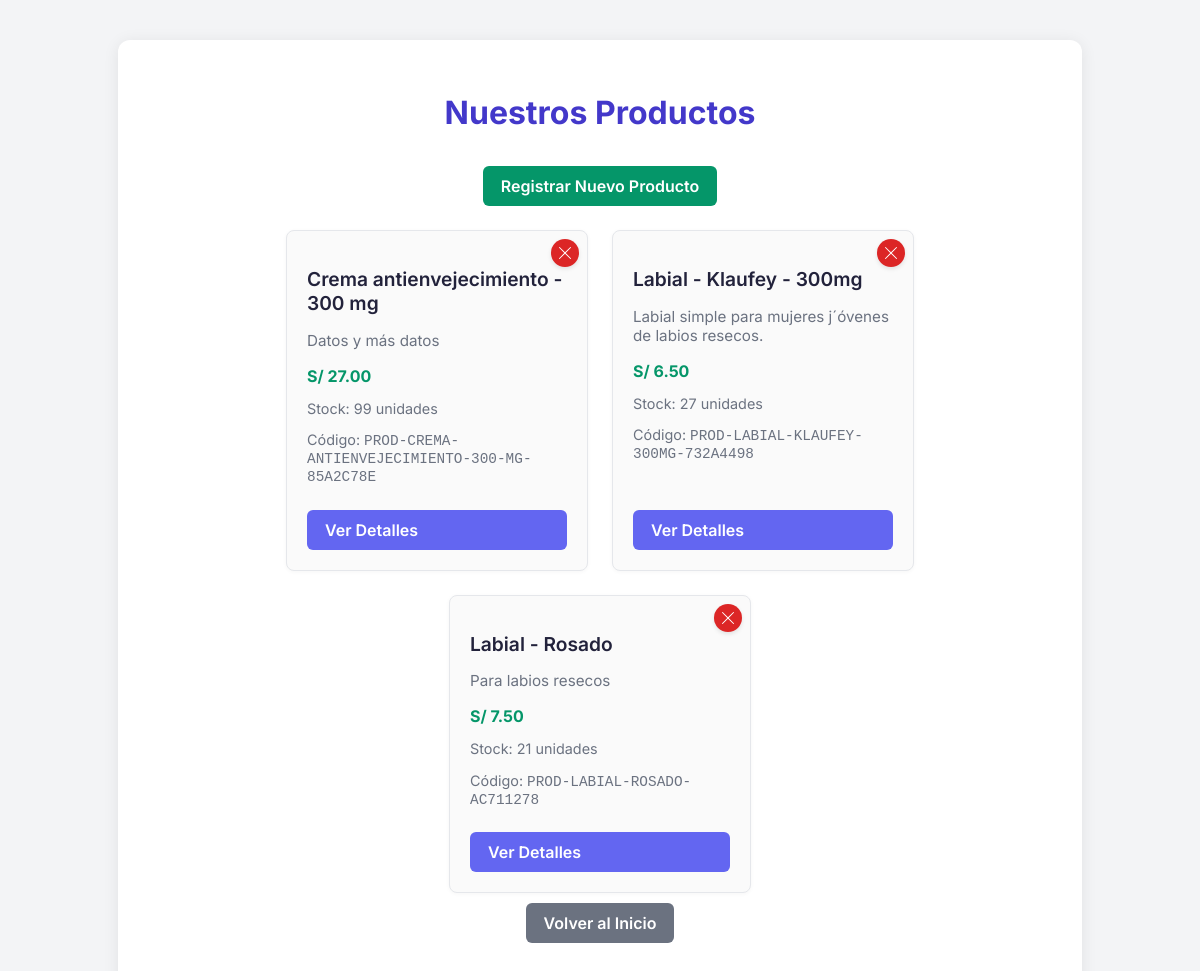
The app's page /products/ (signed in), older data.
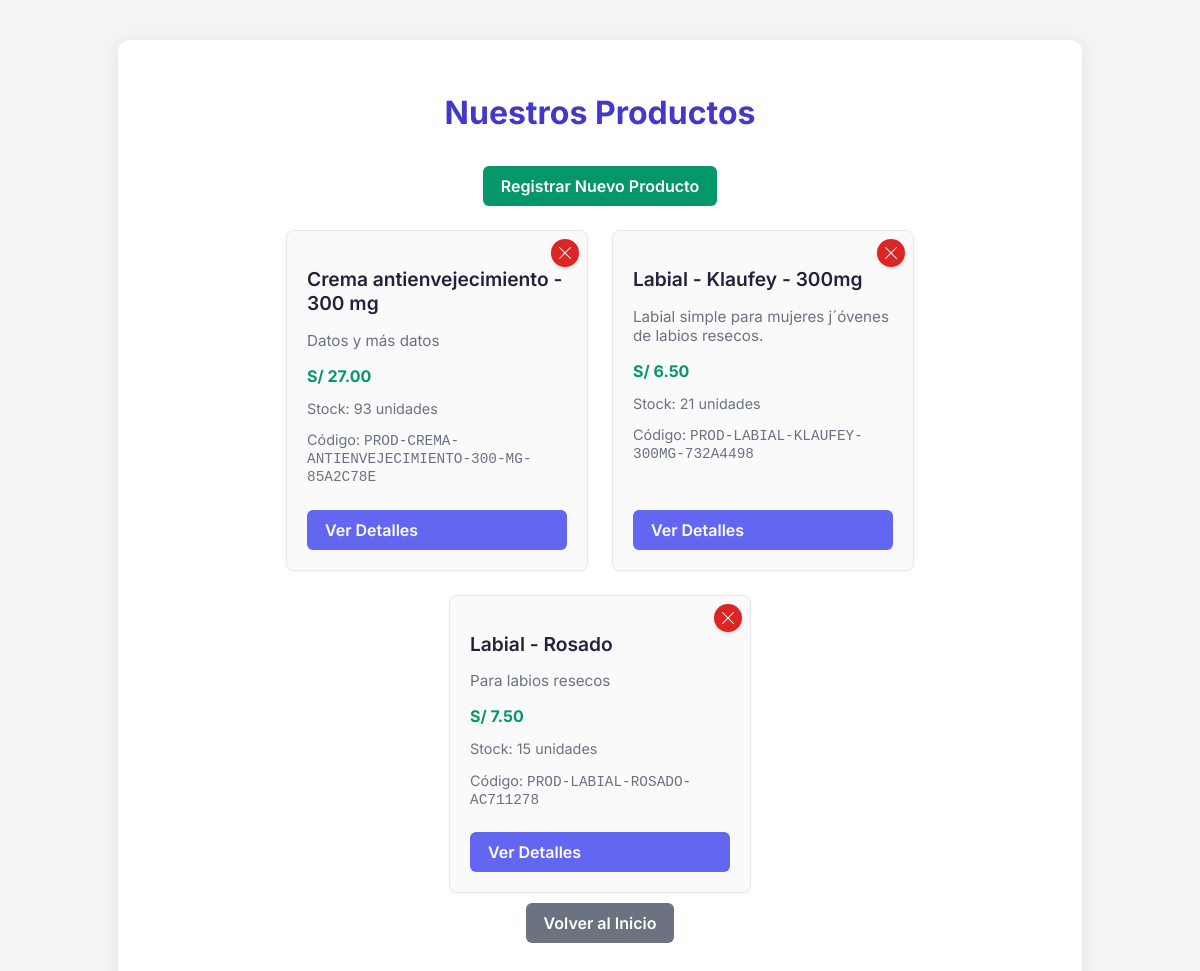
The same page, newer data.
### products/models.py (models this page shows, shortened)
class Product(models.Model):
    name = models.CharField(max_length=200, verbose_name="Nombre") # Verbose_name es el nombre legible para el usuario
    description = models.TextField(blank=True, null=True, verbose_name="Descripción")
    price = models.DecimalField(max_digits=10, decimal_places=2, verbose_name="Precio")
    stock = models.IntegerField(default=0, verbose_name="Stock")
    barcode = models.CharField(max_length=100, unique=True, verbose_name="Código de Barras")
    created_at = models.DateTimeField(auto_now_add=True, verbose_name="Fecha de Creación")
    updated_at = models.DateTimeField(auto_now=True, verbose_name="Última Actualización")
    class Meta: # Definimos los metadatos del modelo
        verbose_name = "Producto"
        verbose_name_plural = "Productos"
        ordering = ['name']

### products/views.py (the view)
# urls.py: path('', views.product_list, name='product_list'),
@login_required
def product_list(request):
    products = Product.objects.all()
    return render(request, 'products/product_list.html', {'products': products})

### products/templates/products/product_list.html (shortened to what this page needs)
{% load static %}
<!DOCTYPE html>
<html lang="es">
<head>
    <link rel="stylesheet" href="{% static 'product-list/product_list.css' %}">
</head>
<body>
    <div class="container">
        <h1 class="titulo">Nuestros Productos</h1>
        {% if user.is_superuser %}
            <div class="acciones">
                <a href="{% url 'product_create' %}" class="btn btn-verde">
                    Registrar Nuevo Producto
                </a>
            </div>
        {% endif %}
        <div class="productos-lista">
            {% for product in products %}
            <div class="producto">
                {% if user.is_superuser %}
                    <a href="{% url 'product_delete' product.pk %}" class="btn-eliminar"
                       onclick="return confirm('¿Estás seguro de que quieres eliminar {{ product.name }}?')"
                       title="Eliminar producto">
                        <svg xmlns="http://www.w3.org/2000/svg" width="16" height="16" fill="currentColor" viewBox="0 0 16 16">
                            <path d="M2.146 2.854a.5.5 0 1 1 .708-.708L8 7.293l5.146-5.147a.5.5 0 0 1 .708.708L8.707 8l5.147 5.146a.5.5 0 0 1-.708.708L8 8.707l-5.146 5.147a.5.5 0 0 1-.708-.708L7.293 8 2.146 2.854Z"/>
                        </svg>
                    </a>
                {% endif %}
                <div>
                    <h2 class="producto-nombre">{{ product.name }}</h2>
                    <p class="producto-desc">{{ product.description|default:"Sin descripción" }}</p>
                    <p class="producto-precio">S/ {{ product.price|floatformat:2 }}</p>
                    <p class="producto-stock">Stock: {{ product.stock }} unidades</p>
                    {% if product.barcode %}
                        <p class="producto-barcode">Código: <span class="barcode">{{ product.barcode }}</span></p>
                    {% endif %}
                </div>
                <a href="{% url 'product_detail' product.pk %}" class="btn btn-azul">
                    Ver Detalles
                </a>
            </div>
            {% empty %}
            <p class="no-productos">No hay productos disponibles.</p>
            {% endfor %}
        </div>
        <div class="acciones">
            <a href="{% url 'home' %}" class="btn btn-gris">
                Volver al Inicio
            </a>
        </div>
    </div>
</body>
</html>

Row changes from the older to the newer data that the page shows:
changed Product "Crema antienvejecimiento - 300 mg": stock "99" → "93"
changed Product "Labial - Klaufey - 300mg": stock "27" → "21"
changed Product "Labial - Rosado": stock "21" → "15"
